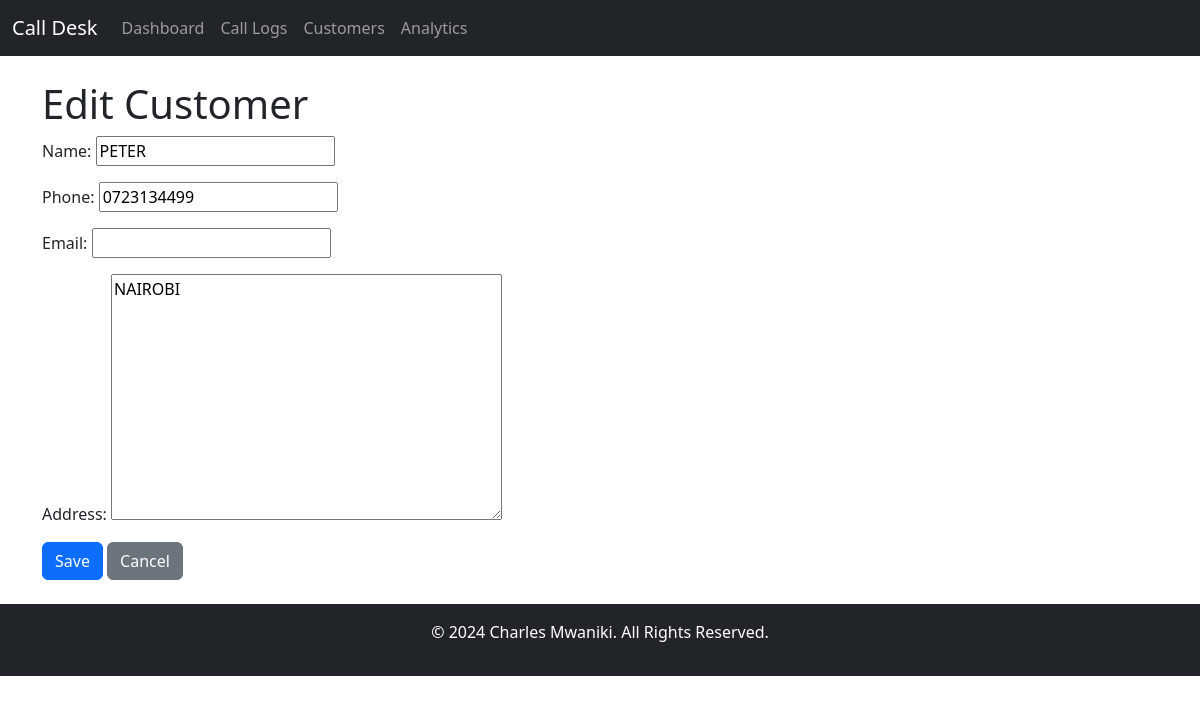
The page /customers/edit/3/ on the database as committed earlier.
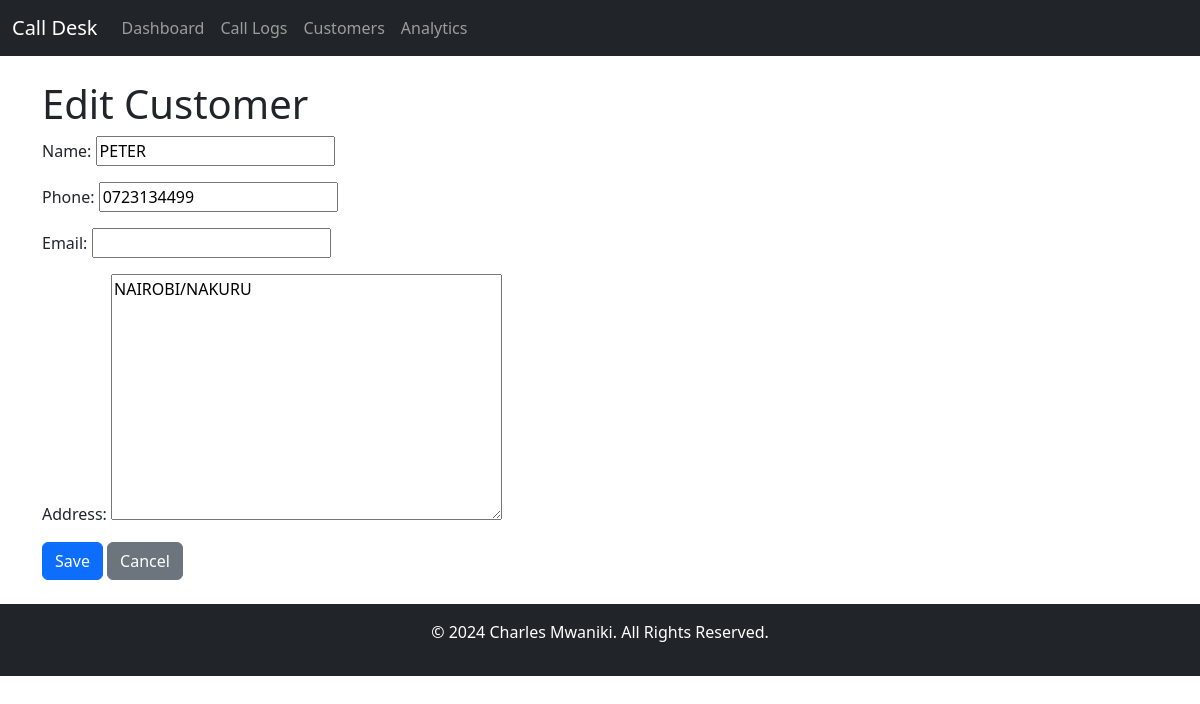
The same page on the database as committed later.
### calls/models.py (models this page shows, shortened)
class Customer(models.Model):
    name = models.CharField(max_length=100)
    phone = models.CharField(max_length=15, unique=True)
    email = models.EmailField(blank=True, null=True)
    address = models.TextField(blank=True, null=True)

### calls/views.py (the view)
# urls.py: path('customers/edit/<int:pk>/', views.edit_customer, name='edit_customer'),  # Edit customer URL
def edit_customer(request, pk):
    customer = get_object_or_404(Customer, pk=pk)
    if request.method == "POST":
        form = CustomerForm(request.POST, instance=customer)
        if form.is_valid():
            form.save()
            messages.success(request, "Customer details updated successfully.")
            return redirect('customer_list')
    else:
        form = CustomerForm(instance=customer)
    return render(request, 'edit_customer.html', {'form': form})

### calls/forms.py
class CustomerForm(forms.ModelForm):
    class Meta:
        model = Customer
        fields = ['name', 'phone', 'email', 'address']

### calls/templates/edit_customer.html (shortened to what this page needs)
{% extends 'base.html' %}
{% block content %}
<h1>Edit Customer</h1>
<form method="post">
    {{ form.as_p }}
    <button type="submit" class="btn btn-primary">Save</button>
    <a href="{% url 'customer_list' %}" class="btn btn-secondary">Cancel</a>
</form>
{% endblock %}

Rows that differ between the two databases and show on the page:
changed Customer "PETER": address "NAIROBI" → "NAIROBI/NAKURU"
